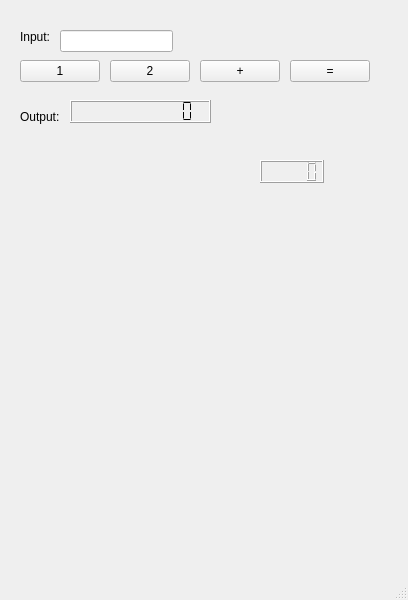
<?xml version="1.0" encoding="UTF-8"?>
<ui version="4.0">
 <class>MainWindow</class>
 <widget class="QMainWindow" name="MainWindow">
  <property name="geometry">
   <rect>
    <x>0</x>
    <y>0</y>
    <width>408</width>
    <height>600</height>
   </rect>
  </property>
  <property name="windowTitle">
   <string>MainWindow</string>
  </property>
  <widget class="QWidget" name="centralwidget">
   <widget class="QLineEdit" name="input_text">
    <property name="geometry">
     <rect>
      <x>60</x>
      <y>30</y>
      <width>113</width>
      <height>22</height>
     </rect>
    </property>
   </widget>
   <widget class="QPushButton" name="button_1">
    <property name="geometry">
     <rect>
      <x>20</x>
      <y>60</y>
      <width>80</width>
      <height>22</height>
     </rect>
    </property>
    <property name="text">
     <string>1</string>
    </property>
   </widget>
   <widget class="QPushButton" name="button_2">
    <property name="geometry">
     <rect>
      <x>110</x>
      <y>60</y>
      <width>80</width>
      <height>22</height>
     </rect>
    </property>
    <property name="text">
     <string>2</string>
    </property>
   </widget>
   <widget class="QPushButton" name="button_plus">
    <property name="geometry">
     <rect>
      <x>200</x>
      <y>60</y>
      <width>80</width>
      <height>22</height>
     </rect>
    </property>
    <property name="text">
     <string>+</string>
    </property>
   </widget>
   <widget class="QLabel" name="input_label">
    <property name="geometry">
     <rect>
      <x>20</x>
      <y>30</y>
      <width>57</width>
      <height>14</height>
     </rect>
    </property>
    <property name="text">
     <string>Input:</string>
    </property>
   </widget>
   <widget class="QLabel" name="output_label">
    <property name="geometry">
     <rect>
      <x>20</x>
      <y>110</y>
      <width>57</width>
      <height>14</height>
     </rect>
    </property>
    <property name="text">
     <string>Output:</string>
    </property>
   </widget>
   <widget class="QLCDNumber" name="output_lcd2">
    <property name="geometry">
     <rect>
      <x>70</x>
      <y>100</y>
      <width>141</width>
      <height>23</height>
     </rect>
    </property>
    <property name="smallDecimalPoint">
     <bool>true</bool>
    </property>
    <property name="digitCount">
     <number>9</number>
    </property>
    <property name="segmentStyle">
     <enum>QLCDNumber::SegmentStyle::Flat</enum>
    </property>
    <property name="value" stdset="0">
     <double>0.000000000000000</double>
    </property>
    <property name="intValue" stdset="0">
     <number>0</number>
    </property>
   </widget>
   <widget class="QPushButton" name="button_equal">
    <property name="geometry">
     <rect>
      <x>290</x>
      <y>60</y>
      <width>80</width>
      <height>22</height>
     </rect>
    </property>
    <property name="text">
     <string>=</string>
    </property>
   </widget>
   <widget class="QLCDNumber" name="output_lcd">
    <property name="geometry">
     <rect>
      <x>260</x>
      <y>160</y>
      <width>64</width>
      <height>23</height>
     </rect>
    </property>
   </widget>
  </widget>
  <widget class="QMenuBar" name="menubar">
   <property name="geometry">
    <rect>
     <x>0</x>
     <y>0</y>
     <width>408</width>
     <height>33</height>
    </rect>
   </property>
  </widget>
  <widget class="QStatusBar" name="statusbar"/>
 </widget>
 <resources/>
 <connections/>
</ui>
